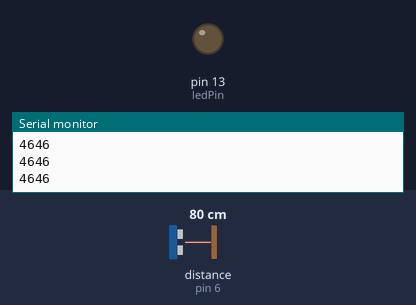
Bench run of a sketch on a simulated Arduino Uno, built with avr-gcc and run on an emulated ATmega328P. Parts: output pins drawn as LEDs (lit = HIGH), the last lines printed to the serial monitor. Wiring (inferred from the names in the program): ultrasonic range finder: trigger pin 5; echo pin 6. The test bench sets the inputs (shaded band); at power-on: distance to the obstacle (sensor on pin 6) 80 cm. The echo pulse lasts 58.3 µs per cm; pins used as bus, display or sensor lines are not drawn.

Above: at 1.2 s.
1.3 s: distance to the obstacle (sensor on pin 6) set to 17 cm
2.8 s: distance to the obstacle (sensor on pin 6) set to 14 cm
At 3.8 s:
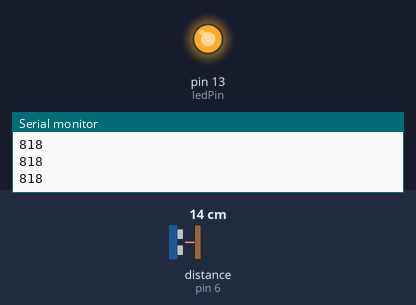
4.3 s: distance to the obstacle (sensor on pin 6) set to 18 cm
At 5.1 s:
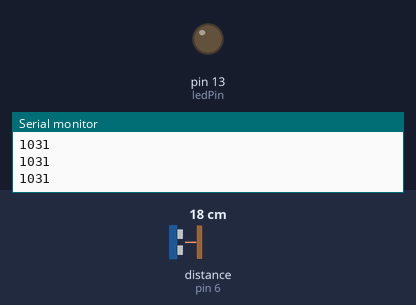
5.8 s: distance to the obstacle (sensor on pin 6) set to 2 cm
At 7.2 s:
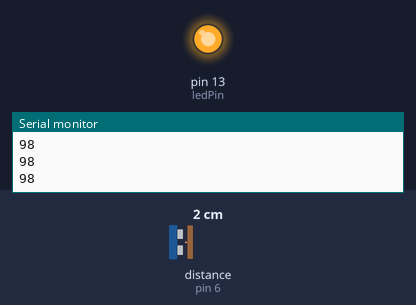
Timing chart, 0 to 8.3 s (numbered marks = the images above; inputs shaded):
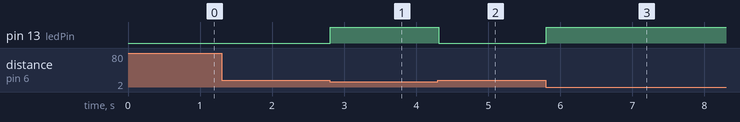

The sketch:

UltrasonicDistanceThreshold.ino
```cpp
// (licence header left out)
#define trigPin 5    //Trig - green Jumper
#define echoPin 6    //Echo - yellow Jumper
#define ledPin  13

void setup()
{
  Serial.begin (9600);
  //Define inputs and outputs
  pinMode(trigPin, OUTPUT);
  pinMode(echoPin, INPUT);
  pinMode(ledPin, OUTPUT);
  digitalWrite(ledPin, LOW);
}

const unsigned long MAX_DISTANCE = 15;
const unsigned long MAX_DURATION = MAX_DISTANCE*1000*1000*2/100/340;

bool isTooClose()
{
  long duration;

  // The sensor is triggered by a HIGH pulse of 10 or more microseconds.
  // Give a short LOW pulse beforehand to ensure a clean HIGH pulse:
  digitalWrite(trigPin, LOW);
  delayMicroseconds(5);
  digitalWrite(trigPin, HIGH);
  delayMicroseconds(10);
  digitalWrite(trigPin, LOW);

  // Read the signal from the sensor: a HIGH pulse whose
  // duration is the time (in microseconds) from the sending
  // of the ping to the reception of its echo off of an object.
  pinMode(echoPin, INPUT);
  duration = pulseIn(echoPin, HIGH, MAX_DURATION*10);

  Serial.println(duration);

  if (duration == 0)
    return false;
  if (duration > MAX_DURATION )
    return false;
  return true;
}

void loop()
{
  if (isTooClose())
    digitalWrite(ledPin, HIGH);
  else
    digitalWrite(ledPin, LOW);

}
```

Measured:
- the behaviour switches between 16 and 15 cm on distance to the obstacle (sensor on pin 6) (found by bisection; images 0 and 1)
- after the input at 2.8 s, pin 13 (ledPin): LOW → HIGH at once
- after the input at 4.3 s, pin 13 (ledPin): HIGH → LOW at once
- after the input at 5.8 s, pin 13 (ledPin): LOW → HIGH at once
